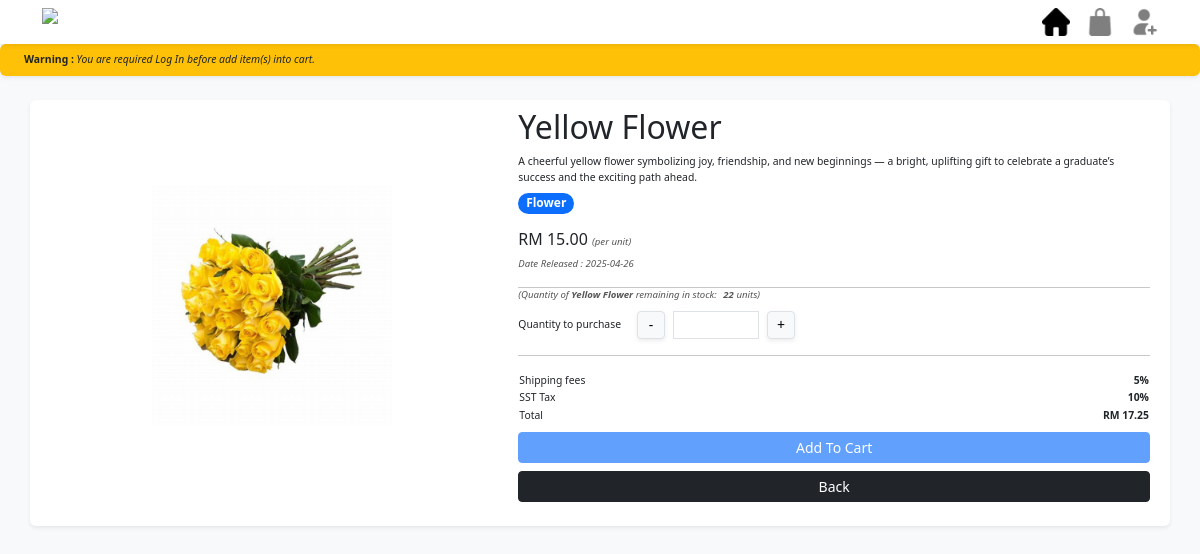
The page /Frontend/user/ProductDetails.php?ProductID=2 on the database its author committed.
### tables this page shows
CREATE TABLE `product` (
  `ID` int(11) NOT NULL,
  `Name` varchar(50) NOT NULL,
  `Desc` text NOT NULL,
  `Quantity` int(11) NOT NULL,
  `Price` double NOT NULL,
  `ImgPath` varchar(200) DEFAULT NULL,
  `Status` bit(1) NOT NULL DEFAULT b'1',
  `DateRelease` date NOT NULL DEFAULT current_timestamp()
);

CREATE TABLE `category` (
  `ID` int(11) NOT NULL,
  `Text` varchar(20) NOT NULL,
  `Description` varchar(50) NOT NULL
);

### Backend/ProductBackend.php (called while the page is built, shortened)
<?php
function getProductByID($id){
    $con = new mysqli(DB_HOST, DB_USER, DB_PASS, DB_NAME);
    $sql = "SELECT * FROM product WHERE ID = $id";
    $result = $con->query($sql);
    $product = null;
    if ($result->num_rows === 1) {
        $product = $result->fetch_assoc();
    }
    return $product;
}
function getProductCategories($productID){
    $con = new mysqli(DB_HOST, DB_USER, DB_PASS, DB_NAME);
    $sql = "SELECT CategoryID FROM productcategory WHERE ProductID = $productID";
    $result = $con->query($sql);
    $categoriesID = [];
    while ($row = $result->fetch_object())
    { $categoriesID[] = $row->CategoryID; }
    $categories = [];
    if($categoriesID != null){
        $IDs = implode(',',$categoriesID);
        $sql = "SELECT * FROM category WHERE ID IN ($IDs)";
        $result = $con->query($sql);
        while ($row = $result->fetch_object())
        { $categories[] = $row; }
    }
    return $categories;
}

### Frontend/user/ProductDetails.php (the view, shortened to what this page needs)
<?php
    require '../../Backend/ProductBackend.php';
    $product = null;
    if(isset($_POST['add'])){
        $productID = $_GET['ProductID'];
        $quantity = $_POST['quantity'];
        $id = (int)$productID;
        $product = getProductByID($id);
        if($quantity!=null && $quantity > 0){
            addItemToCart($_SESSION['LoggedUser']['ID'], $productID, $quantity);
            $addedToCart = true;
        }
    }else if(isset($_GET['ProductID'])){
        $id = (int)$_GET['ProductID'];
        $product = getProductByID($id);
    }
?>
<!DOCTYPE html>
<html lang="en">
<head>
    <link rel="stylesheet" href="../Style/css/bootstrap/bootstrap.css">
    <link rel="stylesheet" href="../Style/css/style.css">
    <link rel="stylesheet" href="../Style/css/User/shop.css">
    <link rel="stylesheet" href="../Style/css/User/productDetails.css">
</head>
<body class="bg-light">
    <?php include "Header.php" ?>
    <?php
        if(!isset($product)){
            printf(
                '<div class="notification bg-danger shadow-sm text-white w-100 rounded px-4 py-2 my-1 justify-content-between" id="notiContainer">
                    <p><b>%s</b> <a href="Shop.php?CategoryID=All" class="text-white ms-2">Click Here To Back</a></p>
                </div>',
                'Product Not Found'
            );
        }else{
            if(!isset($_SESSION['LoggedUser'])){
                printf(
                    '<div class="notification bg-warning shadow-sm w-100 rounded px-4 py-2 my-1 justify-content-between" id="notiContainer">
                        <p><b>Warning : </b><i> You are required Log In before add item(s) into cart.</i></p>
                    </div>'
                );
            }
            printf('<form class="container-sm mx-auto bg-white shadow-sm rounded row productContainer p-lg-2 p-3 pb-lg-4 my-lg-4 mt-4" method="post" onsubmit="enableInputBeforeSubmit(\'quantity\')>
                        <input type="hidden" name="productID" value="%d">
                        <div class="col-lg-5 d-flex justify-content-center align-items-center">
                            <img class="productImg" src="%s" alt="">
                        </div>
                        <div class="col-lg-7 d-flex flex-column justify-content-between">
                            <div>
                                <h2>%s</h2>
                                <p>%s</p>
                                <div class="d-flex mt-2">',$product['ID'], $product['ImgPath'], $product['Name'],$product['Desc']);
            foreach(getProductCategories($product['ID']) as $category){
                printf('<p class="badge rounded-pill text-bg-primary me-1">%s</p>',$category->Text);
            }
            printf('            </div>
                            </div>
                            <div class="d-flex flex-column py-3">
                                <h6>RM %.2f <small><i class="text-gray">(per unit)</i></small></h6>
                                <small><i class="text-gray">Date Released : %s</i></small>
                            </div>
                            <hr>
                            <small class="text-gray mb-2"><i>(Quantity of <b>%s</b> remaining in stock: <b class="ms-1">%d </b>units)</i></small>
                            <div class="d-flex align-items-center">
                                <p class="me-3">Quantity to purchase </p>
                                <button type="button" class="btn btn-sm btn-light shadow-sm border iconImg d-flex align-items-center justify-content-center" onclick="decrease(\'quantity\')">-</button>
                                <input  type="number" min="%d" max="%d" name="quantity" id="quantity" class="border mx-2">
                                <button type="button" class="btn btn-sm btn-light shadow-sm border iconImg d-flex align-items-center justify-content-center" onclick="increase(\'quantity\')">+</button>
                            </div>
                            <hr class="my-3">
                            <table>
                                <tr>
                                    <td><p>Shipping fees</p></td>
                                    <td><p class="text-end"><b>5%%</b></p></td>
                                </tr>
                                <tr>
                                    <td><p>SST Tax</p></td>
                                    <td><p class="text-end"><b>10%%</b></p></td>
                                </tr>
                                <tr>
                                    <td><p>Total</p></td>
                                    <td><p class="text-end"><b>RM %.2f</b></p></td>
                                </tr>
                            </table>
                            <input type="submit" value="Add To Cart" name="add" class="btn btn-primary btn-sm my-2" %s>
                            <a class="btn btn-dark btn-sm" href="Shop.php?CategoryID=All">Back</a>
                        </div>
                    </form>',$product['Price'],$product['DateRelease'],$product['Name'],$product['Quantity'], 0, $product['Quantity'], $product['Price']*1.15, isset($_SESSION['LoggedUser'])?"":"disabled");
        }
    ?>
</body>
</html>

### Frontend/Style/css/style.css (style rules this page uses)
body { padding-top: 5vh; }
hr { margin: 0; padding: 0; }
p { font-size: 1.3vh; padding: 0; margin: 0; }
small { font-size: 1.2vh; padding: 0; margin: 0; }
.text-gray { color: rgb(86, 86, 86); }
.iconImg { height: 5vh; width: 5vh; }
.iconImg { height: 3.5vh; width: 3.5vh; }
.notification { display: flex; animation: grow 0.5s; z-index:1; }

### Frontend/Style/css/User/shop.css (style rules this page uses)
.productContainer { min-height: 30vh; }
.productImg { height: 30vh; }

### rows shown on the page
product: ImgPath (picture), Name "Yellow Flower", Desc "A cheerful yellow flower symbolizing joy, friendship, and new beginnings — a bright, uplifting gift to celebrate a graduate’s success and the exciting path ahead.", Price "15.00", DateRelease "2025-04-26", Quantity "22", $product['Price']*1.15 "17.25"
category: Text "Flower"
